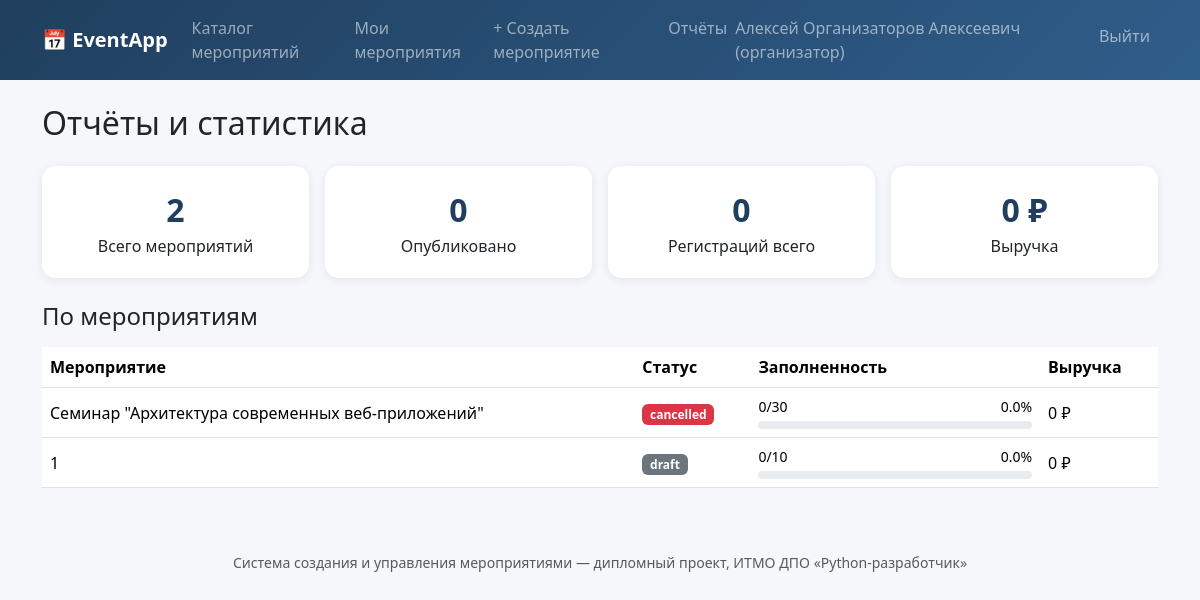
/reports/ (signed in), run on the app's committed database.
### tables this page shows
CREATE TABLE users (
    id            INTEGER PRIMARY KEY AUTOINCREMENT,
    full_name     TEXT    NOT NULL,
    email         TEXT    NOT NULL UNIQUE,
    phone         TEXT,
    password_hash TEXT    NOT NULL,
    role          TEXT    NOT NULL CHECK (role IN ('organizer', 'participant')),
    created_at    TEXT    NOT NULL DEFAULT (datetime('now'))
);

CREATE TABLE events (
    id             INTEGER PRIMARY KEY AUTOINCREMENT,
    organizer_id   INTEGER NOT NULL REFERENCES users(id) ON DELETE CASCADE,
    title          TEXT    NOT NULL,
    description    TEXT,
    category       TEXT    NOT NULL DEFAULT 'Другое',
    location       TEXT    NOT NULL,
    start_datetime TEXT    NOT NULL,   -- ISO 8601, 'YYYY-MM-DD HH:MM'
    end_datetime   TEXT,
    capacity       INTEGER NOT NULL CHECK (capacity > 0),
    price          REAL    NOT NULL DEFAULT 0 CHECK (price >= 0),
    status         TEXT    NOT NULL DEFAULT 'published'
                     CHECK (status IN ('draft', 'published', 'cancelled', 'completed')),
    created_at     TEXT    NOT NULL DEFAULT (datetime('now'))
);

### reports.py (the view)
@bp.route("/")
@role_required("organizer")
def dashboard():
    db = get_db()
    organizer_id = g.user["id"]
    totals = db.execute(
        "SELECT "
        "  COUNT(*) AS total_events, "
        "  SUM(CASE WHEN status='published' THEN 1 ELSE 0 END) AS published_events, "
        "  SUM(CASE WHEN status='cancelled' THEN 1 ELSE 0 END) AS cancelled_events "
        "FROM events WHERE organizer_id = ?",
        (organizer_id,),
    ).fetchone()
    registrations_total = db.execute(
        "SELECT COUNT(*) AS c FROM registrations r "
        "JOIN events e ON e.id = r.event_id "
        "WHERE e.organizer_id = ? AND r.status != 'cancelled'",
        (organizer_id,),
    ).fetchone()["c"]
    revenue_total = db.execute(
        "SELECT COALESCE(SUM(p.amount), 0) AS revenue FROM payments p "
        "JOIN registrations r ON r.id = p.registration_id "
        "JOIN events e ON e.id = r.event_id "
        "WHERE e.organizer_id = ? AND p.status = 'paid'",
        (organizer_id,),
    ).fetchone()["revenue"]
    per_event = db.execute(
        "SELECT e.id, e.title, e.capacity, e.price, e.status, "
        "  (SELECT COUNT(*) FROM registrations r "
        "     WHERE r.event_id = e.id AND r.status != 'cancelled') AS registered, "
        "  (SELECT COALESCE(SUM(p.amount), 0) FROM payments p "
        "     JOIN registrations r2 ON r2.id = p.registration_id "
        "     WHERE r2.event_id = e.id AND p.status = 'paid') AS revenue "
        "FROM events e WHERE e.organizer_id = ? ORDER BY e.start_datetime DESC",
        (organizer_id,),
    ).fetchall()
    return render_template(
        "reports/dashboard.html", totals=totals,
        registrations_total=registrations_total, revenue_total=revenue_total,
        per_event=per_event,
    )

### auth.py (called while the page is built)
@bp.before_app_request
def load_logged_in_user():
    user_id = session.get("user_id")
    if user_id is None:
        g.user = None
    else:
        g.user = get_db().execute(
            "SELECT * FROM users WHERE id = ?", (user_id,)
        ).fetchone()

def login_required(view):
    @functools.wraps(view)
    def wrapped(**kwargs):
        if g.user is None:
            flash("Пожалуйста, войдите в систему.", "warning")
            return redirect(url_for("auth.login", next=request.path))
        return view(**kwargs)
    return wrapped

def role_required(role):
    def decorator(view):
        @functools.wraps(view)
        @login_required
        def wrapped(**kwargs):
            if g.user["role"] != role:
                flash("Недостаточно прав для доступа к этой странице.", "danger")
                return redirect(url_for("events.catalog"))
            return view(**kwargs)
        return wrapped
    return decorator

### db.py (called while the page is built)
def get_db():
    if "db" not in g:
        g.db = sqlite3.connect(current_app.config["DATABASE_PATH"])
        g.db.row_factory = sqlite3.Row
        g.db.execute("PRAGMA foreign_keys = ON")
    return g.db

### templates/reports/dashboard.html (shortened to what this page needs)
{% extends "base.html" %}
{% block content %}
<h2 class="mb-4">Отчёты и статистика</h2>
<div class="row g-3 mb-4">
    <div class="col-md-3"><div class="stat-card"><div class="value">{{ totals['total_events'] or 0 }}</div><div>Всего мероприятий</div></div></div>
    <div class="col-md-3"><div class="stat-card"><div class="value">{{ totals['published_events'] or 0 }}</div><div>Опубликовано</div></div></div>
    <div class="col-md-3"><div class="stat-card"><div class="value">{{ registrations_total }}</div><div>Регистраций всего</div></div></div>
    <div class="col-md-3"><div class="stat-card"><div class="value">{{ revenue_total|round(2) }} ₽</div><div>Выручка</div></div></div>
</div>
<h4 class="mb-3">По мероприятиям</h4>
<table class="table bg-white align-middle">
    <thead>
        <tr><th>Мероприятие</th><th>Статус</th><th>Заполненность</th><th>Выручка</th></tr>
    </thead>
    <tbody>
    {% for e in per_event %}
        <tr>
            <td>{{ e['title'] }}</td>
            <td><span class="badge bg-{{ {'draft':'secondary','published':'success','cancelled':'danger','completed':'dark'}[e['status']] }}">{{ e['status'] }}</span></td>
            <td style="min-width: 220px;">
                {% set pct = (e['registered'] / e['capacity'] * 100) if e['capacity'] else 0 %}
                <div class="d-flex justify-content-between small mb-1"><span>{{ e['registered'] }}/{{ e['capacity'] }}</span><span>{{ pct|round(0) }}%</span></div>
                <div class="progress" style="height:8px;"><div class="progress-bar bg-brand" style="width: {{ pct }}%; background-color:#2f5d8a;"></div></div>
            </td>
            <td>{{ e['revenue']|round(2) }} ₽</td>
        </tr>
    {% endfor %}
    </tbody>
</table>
{% endblock %}

### templates/base.html (shortened to what this page needs)
<!doctype html>
<html lang="ru">
<head>
    <link href="{{ url_for('static', filename='vendor/bootstrap/css/bootstrap.min.css') }}" rel="stylesheet">
    <link href="{{ url_for('static', filename='style.css') }}" rel="stylesheet">
</head>
<body>
<nav class="navbar navbar-expand-lg navbar-dark app-navbar">
    <div class="container">
        <a class="navbar-brand fw-bold" href="{{ url_for('events.catalog') }}">📅 EventApp</a>
        <div class="collapse navbar-collapse" id="nav">
            <ul class="navbar-nav me-auto">
                <li class="nav-item"><a class="nav-link" href="{{ url_for('events.catalog') }}">Каталог мероприятий</a></li>
                {% if current_user and current_user['role'] == 'organizer' %}
                    <li class="nav-item"><a class="nav-link" href="{{ url_for('events.my_events') }}">Мои мероприятия</a></li>
                    <li class="nav-item"><a class="nav-link" href="{{ url_for('events.create') }}">+ Создать мероприятие</a></li>
                    <li class="nav-item"><a class="nav-link" href="{{ url_for('reports.dashboard') }}">Отчёты</a></li>
                {% elif current_user and current_user['role'] == 'participant' %}
                    <li class="nav-item"><a class="nav-link" href="{{ url_for('registrations.mine') }}">Мои регистрации</a></li>
                {% endif %}
            </ul>
            <ul class="navbar-nav">
                {% if current_user %}
                    <li class="nav-item"><span class="navbar-text me-3">{{ current_user['full_name'] }} ({{ 'организатор' if current_user['role']=='organizer' else 'участник' }})</span></li>
                    <li class="nav-item"><a class="nav-link" href="{{ url_for('auth.logout') }}">Выйти</a></li>
                {% else %}
                    <li class="nav-item"><a class="nav-link" href="{{ url_for('auth.login') }}">Войти</a></li>
                    <li class="nav-item"><a class="nav-link" href="{{ url_for('auth.register') }}">Регистрация</a></li>
                {% endif %}
            </ul>
        </div>
    </div>
</nav>
<div class="container py-4">
    {% block content %}{% endblock %}
</div>
<footer class="text-center text-muted py-4 small">
    Система создания и управления мероприятиями — дипломный проект, ИТМО ДПО «Python-разработчик»
</footer>
</body>
</html>

### static/style.css (style rules this page uses)
:root { --brand: #2f5d8a; --brand-dark: #203f5e; --accent: #e8963c; }
body { background: #f5f7fa; }
.app-navbar { background: linear-gradient(135deg, var(--brand-dark), var(--brand)); }
.stat-card { border-radius: 14px; background: white; box-shadow: 0 2px 10px rgba(20, 40, 70, 0.08); padding: 1.25rem; text-align: center; }
.stat-card .value { font-size: 2rem; font-weight: 700; color: var(--brand-dark); }

### data on the page
users: full_name "Алексей Организаторов Алексеевич", role "организатор"
events: title "Семинар \"Архитектура современных веб-приложений\"", status "cancelled", registered "0", capacity "30", pct "0.0", revenue "0"
events: title "1", status "draft", registered "0", capacity "10", pct "0.0", revenue "0"

### other printed values
{{ totals['total_events'] or 0 }} "2"
{{ totals['published_events'] or 0 }} "0"
{{ registrations_total }} "0"
{{ revenue_total|round(2) }} "0"
